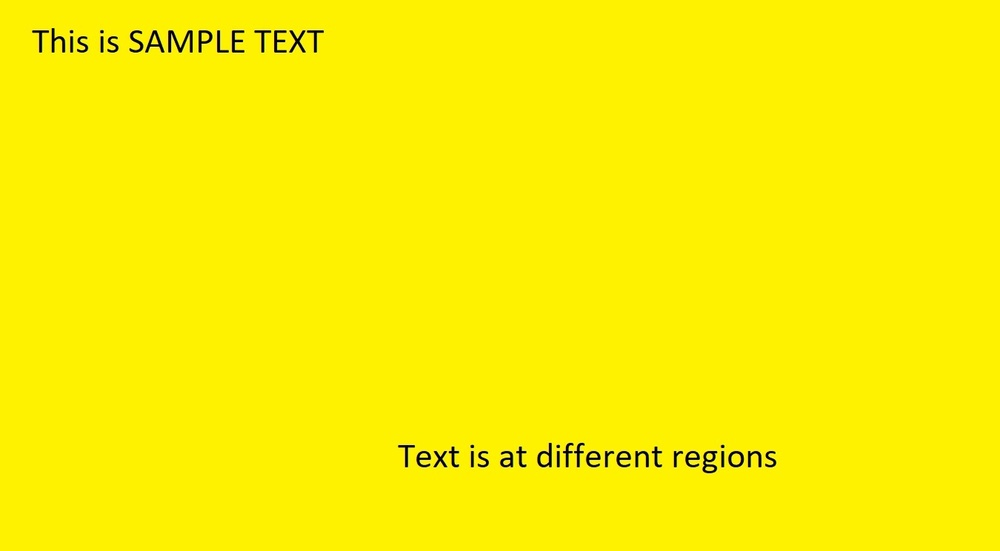
#> input picture read subtitle/sample.jpg, 1000 x 551 px, shrunk from 1350 x 744 before the run
$ python metniOku.py
#> lines starting #> are read from the running program, lines starting #| are printed output that depends on the picture; after the words box and inside, x2 and y2 are one past the last pixel; in counts of white or black regions, pixels touching at a corner belong together
"""from gtts import gTTS
from io import BytesIO

tts = gTTS('merhaba burhan bugün nasılsın iyimisin', lang="tr")
mp3_fp = BytesIO()
tts.write_to_fp(mp3_fp)

import musicplayer """

"""
from gtts import gTTS
from io import BytesIO
import pygame

def speak(text, language='en'):
	mp3_fo = BytesIO()
	tts = gTTS(text, lang=language)
	tts.write_to_fp(mp3_fo)
	pygame.mixer.music.load(mp3_fo, 'mp3')
	pygame.mixer.music.play()
	# return mp3_fo

pygame.init()
pygame.mixer.init()
# sound.seek(0)
speak("Python is cool always")"""


import cv2
import pytesseract
pytesseract.pytesseract.tesseract_cmd = "C:\Program Files\Tesseract-OCR\tesseract.exe"
#read image
img = cv2.imread("sample.jpg")
#> img is the input picture: shape (551, 1000, 3); mean B, G, R 0.8, 240.2, 252.1
# get grayscale image
gray = cv2.cvtColor(img, cv2.COLOR_BGR2GRAY)
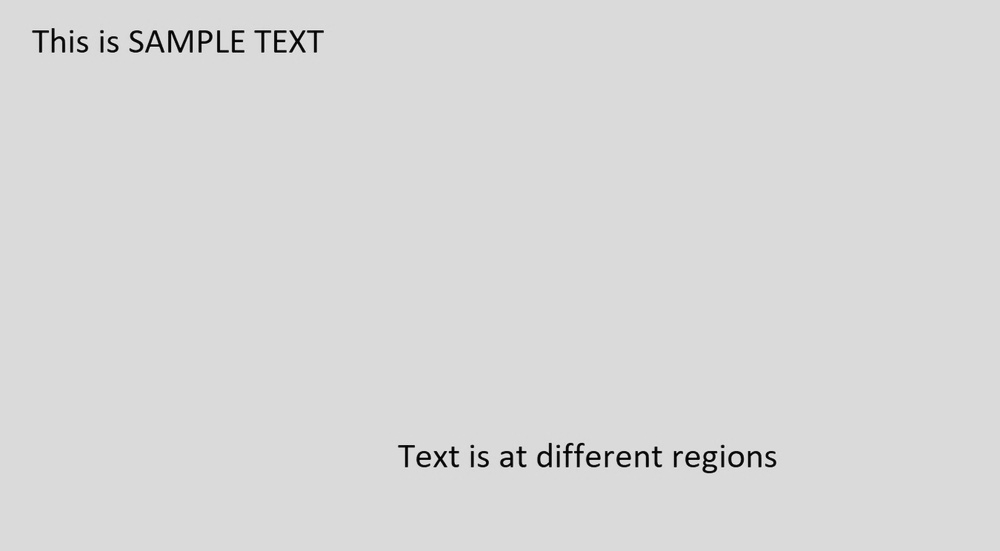
#> gray: shape (551, 1000); min 1, max 241, mean 216.5
#noise removal
noise=cv2.medianBlur(gray,3)
# thresholding# converting it to binary image by Thresholding
# this step is require if you have colored image because if you skip this part
# then tesseract won’t able to detect text correctly and this will give incorrect #result
thresh = cv2.threshold(noise, 0, 255, cv2.THRESH_BINARY | cv2.THRESH_OTSU)[1]
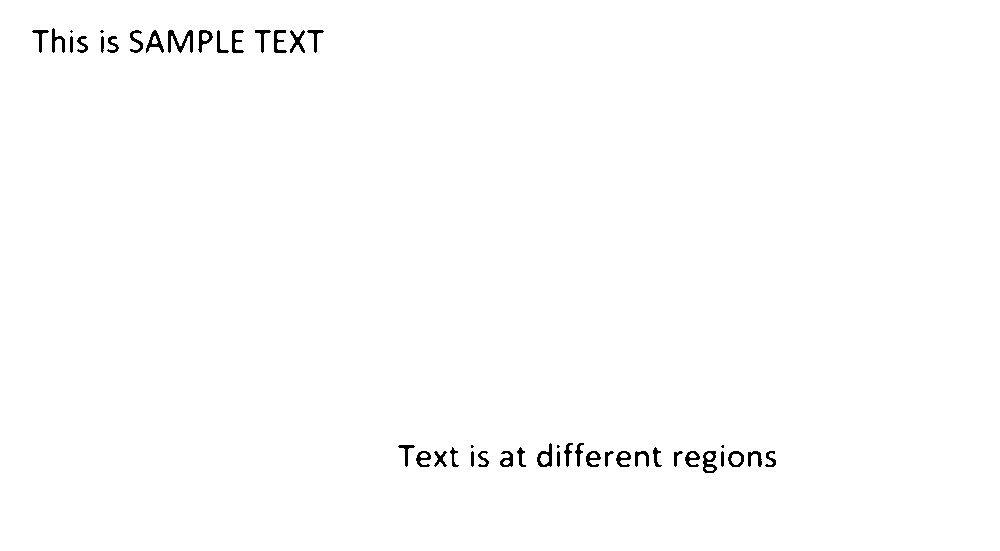
#> thresh: shape (551, 1000); 99.2% white; 45 black regions (5 under 20 px), largest, box (x1, y1, x2, y2) and area: (168, 30, 193, 53) 262, (703, 451, 717, 473) 172, (146, 30, 164, 53) 161
#Configuration
config = ("-l eng — oem 3 — psm 3")
# pytessercat
#> (the run stopped early here; a loop or call above may not have finished)
